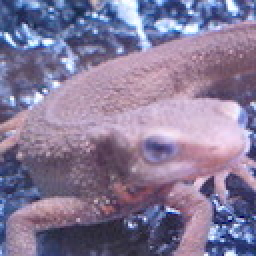
#> input picture Question_31_40/imori.jpg, 128 x 128 px, found by its file name (shown 2 times larger)
$ python prac_32.py
#> lines starting #> are read from the running program, lines starting #| are printed output that depends on the picture
import cv2
import numpy as np

img = cv2.imread('Question_31_40\imori.jpg')
#> img is the input picture: shape (128, 128, 3); mean B, G, R 152.8, 121.8, 134.1

# 2次元離散フーリエ変換 (DFT)のハイパーパラメーター
K, L = 128, 128
channel = 3

def dft(img):
    # 画像の高さ、幅を取得
    H, W = img.shape[:2]
#> H = 128; W = 128

    # DFT係数(np.complex: 複素数を扱うための型)
    G = np.zeros((L, K, channel), dtype=np.complex)

    # 元のイメージと一致(NumPy配列ndarrayをタイル状に繰り返し並べるnp.tile)
    x = np.tile(np.arange(W), (H, 1))
    y = np.arange(H).repeat(W).reshape(H, -1)

    # DFTの計算(周波数成分G)
    for c in range(channel):
        for l in range(L):
            for k in range(K):
                G[l, k, c] = np.sum(img[..., c] * np.exp(-2j * np.pi * (x * k / K + y * l / L))) / np.sqrt(K * L)
#> `ps = (np.abs(G) / np.abs(G).max() * 255).astype(np.uint8)`:
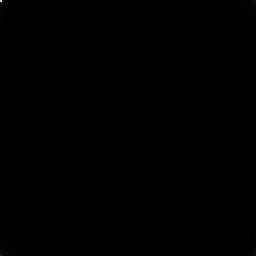
#> ps: shape (128, 128, 3) (shown 2 times larger); mean of channels 0, 1, 2 0.1, 0.1, 0.1; drawn as B, G, R

    return G

# IDFT(逆二次元離散フーリエ変換)
def idft(G):
    """
    逆二次元離散フーリエ変換 (IDFT)
    params
    --------------------------------------
    param: 周波数成分G

    returns
    ------------------------------
    numpy.ndarray形式のimage
    """
    # 画像の高さ、幅を取得
    H, W = G.shape[:2]
#> H = 128; W = 128
    # DFT係数(np.complex: 複素数を扱うための型)
    out = np.zeros((H, W, channel), dtype=np.float32)

    # 元のイメージと一致(NumPy配列ndarrayをタイル状に繰り返し並べるnp.tile)
    x = np.tile(np.arange(W), (H, 1))
    y = np.arange(H).repeat(W).reshape(H, -1)
    """
    x = [0 1 2 ・・・・ 125 126 127],
    ↓   [0 1 2 ・・・・ 125 126 127],
    128 ...
        [0 1 2 ・・・・ 125 126 127]

    y = [0 0 0 0 →128個],
    ↓   [1,1,1,1],
    128 ...
        [127 127 127・・・]
    """

    # IDFT(逆二次元離散フーリエ変換)
    for c in range(channel):
        for l in range(H):
            for k in range(W):
                out[l, k, c] = np.abs(np.sum(G[..., c] * np.exp(2j * np.pi * (x * k / W + y * l / H)))) / np.sqrt(W * H)
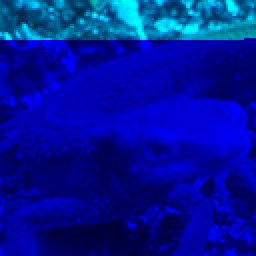
#> out: shape (128, 128, 3) float32 (shown 2 times larger); mean of channels 0, 1, 2 152.8, 19.4, 0; drawn as B, G, R

    # clipping(NumPy配列ndarrayを任意の最小値・最大値に収めるclip)
    # 0 ~ 255の範囲
    out = np.clip(out, 0, 255)
    out = out.astype(np.uint8)

    return out

# 2次元離散フーリエ変換
G = dft(img)
ps = (np.abs(G) / np.abs(G).max() * 255).astype(np.uint8)
# 逆二次元離散フーリエ変換
#> (the run stopped early here; a loop or call above may not have finished)
